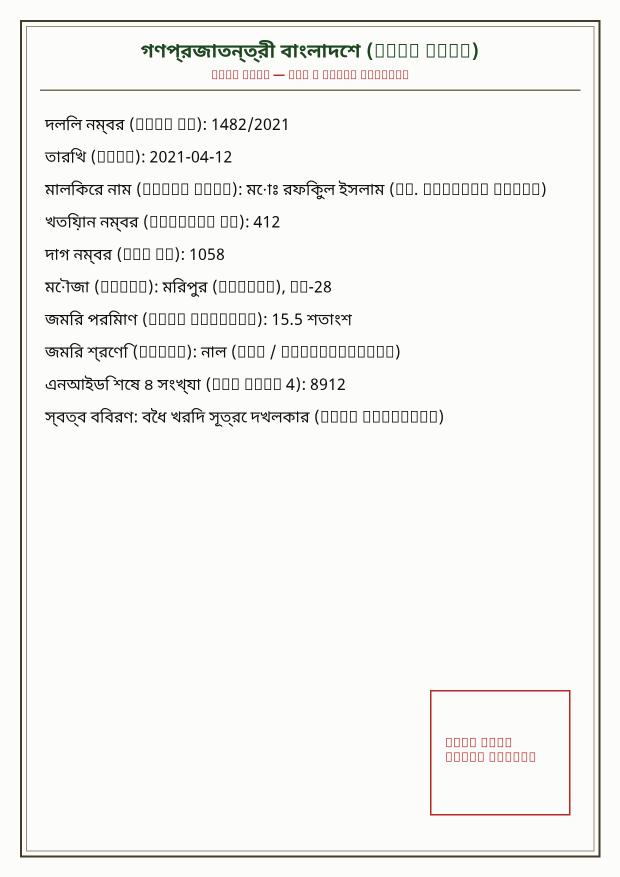
#> input picture backend/data/samples/deed_sample_001.png, 1240 x 1754 px (shown at 1/2 size)
$ python -i generate_samples.py   (imports and definitions only)
#> lines starting #> are read from the running program, lines starting #| are printed output that depends on the picture
#> further down, picture is the input picture: PIL image 1240x1754 RGB; mean R, G, B 244.4, 243.9, 241.5
import hashlib
import io
import os
import numpy as np
from PIL import Image, ImageDraw, ImageFont, ImageFilter, ImageEnhance

DATA_DIR = os.path.dirname(os.path.abspath(__file__))
SAMPLES_DIR = os.path.join(DATA_DIR, "samples")
DEGRADED_DIR = os.path.join(SAMPLES_DIR, "degraded")
# [2 lines not run here, left out]

FONTS_DIR = os.path.join(DATA_DIR, "fonts")
REGULAR_FONT_PATH = os.path.join(FONTS_DIR, "NotoSansBengali-Regular.ttf")
BOLD_FONT_PATH = os.path.join(FONTS_DIR, "NotoSansBengali-Bold.ttf")

BG_COLOR = (252, 252, 250)


# [60 lines left out: functions generate_sample_deed, apply_gaussian_noise, not called in this run]


def apply_rotation(img: Image.Image, angle: float = 3.0) -> Image.Image:
    """Simulates physical paper tilt during citizen scanning / photography (+-3 deg)."""
#> called with angle = -2.2
    return img.rotate(angle, resample=Image.BICUBIC, expand=False, fillcolor=BG_COLOR)
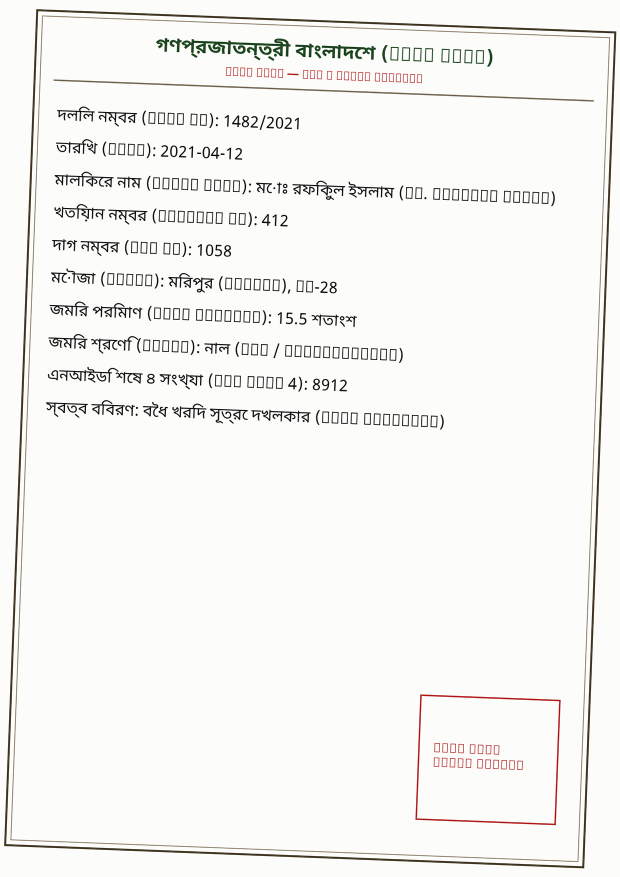
#> returned value: PIL image 1240x1754 RGB (shown at 1/2 size); mean R, G, B 244.1, 243.7, 241.3


# [7 lines left out: function apply_perspective_skew, not called in this run]


def apply_blur(img: Image.Image, radius: float = 2.0) -> Image.Image:
    """Simulates lens defocus and motion blur commonly seen in mobile phone captures."""
    return img.filter(ImageFilter.GaussianBlur(radius=radius))


# [6 lines left out: function apply_low_contrast, not called in this run]


def apply_jpeg_compression(img: Image.Image, quality: int = 22) -> Image.Image:
    """Simulates lossy messaging app / MMS image re-compression artifacts."""
    buf = io.BytesIO()
    img.save(buf, format="JPEG", quality=quality)
    buf.seek(0)
    return Image.open(buf).copy()


def apply_phone_shadow(img: Image.Image) -> Image.Image:
    """Simulates hand or mobile phone cast shadow over part of the document."""
    w, h = img.size
#> w = 1240; h = 1754
    arr = np.array(img, dtype=np.float32)
    y_grad, x_grad = np.mgrid[0:h, 0:w]
    # Elliptical / corner shadow falling across document
    shadow_map = 0.50 + 0.50 * np.clip(
        np.sqrt(((x_grad - w * 0.8) / (w * 0.9)) ** 2 + ((y_grad - h * 0.7) / (h * 0.9)) ** 2),
        0.0,
        1.0
    )
    shadow_3d = shadow_map[:, :, np.newaxis]
    shadowed = np.clip(arr * shadow_3d, 0, 255).astype(np.uint8)
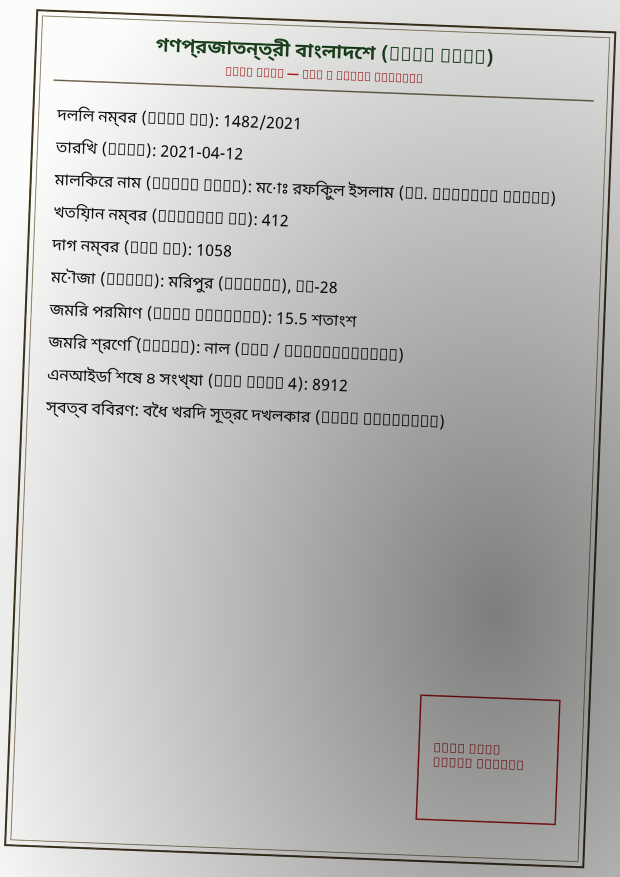
#> shadowed: shape (1754, 1240, 3) (shown at 1/2 size); mean R, G, B 187.8, 187.5, 185.6
    return Image.fromarray(shadowed)


def apply_composite_degradation(img: Image.Image) -> Image.Image:
    """Combines tilt, shadow, compression, and slight blur for a realistic citizen photo."""
    tilted = apply_rotation(img, angle=-2.2)
    shadowed = apply_phone_shadow(tilted)
    blurred = apply_blur(shadowed, radius=1.0)
    return apply_jpeg_compression(blurred, quality=35)


# [31 lines that did not run here, left out]


# [64 lines not run here, left out]

>>> from PIL import Image
>>> picture = Image.open('samples/deed_sample_001.png')
>>> result = apply_composite_degradation(picture)
